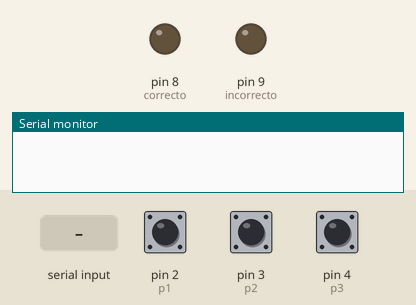
Recording of a sketch running on a simulated Arduino Uno, built with avr-gcc and run on an emulated ATmega328P. Shown: output pins drawn as LEDs (lit = HIGH), the last lines printed to the serial monitor. The inputs (shaded band) are chosen by the test bench; at power-on: pin 2 (p1) HIGH, pin 3 (p2) HIGH, pin 4 (p3) HIGH.

Above: at 1.2 s.
1.3 s: "0\n" received over Serial
At 3.5 s:
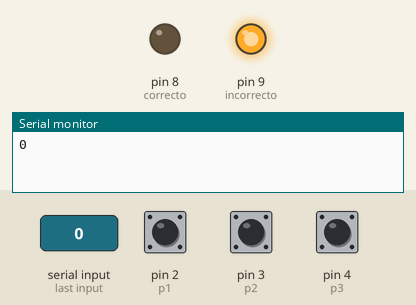
3.8 s: "1\n" received over Serial
At 5.6 s:
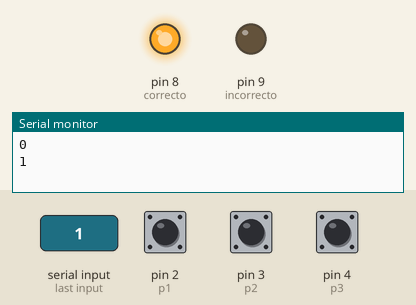
Timing chart, 0 to 7.1 s (numbered marks = the images above; inputs shaded):
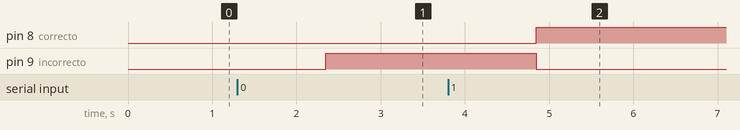

Measured:
- after the input at 1.3 s, pin 9 (incorrecto): LOW → HIGH after 1.0 s
- after the input at 3.8 s, pin 8 (correcto): LOW → HIGH after 1.0 s; pin 9 (incorrecto): HIGH → LOW after 1.0 s

The sketch:

Practica_3_Ahorcado.ino
```cpp
int p1 = 2, p2 = 3, p3 = 4;
int correcto = 8, incorrecto = 9;
void setup() {
  // put your setup code here, to run once:
  pinMode(correcto, OUTPUT);
  pinMode(incorrecto, OUTPUT);

  pinMode(p1, INPUT_PULLUP);
  pinMode(p2, INPUT_PULLUP);
  pinMode(p3, INPUT_PULLUP);
  Serial.begin(9600);
}
int estado;
void loop() {
  // put your main code here, to run repeatedly:
  if(Serial.available() > 0){
    estado = Serial.readString().toInt();
    Serial.println(estado);

    if(estado == 0){
      digitalWrite(correcto, 0);
      digitalWrite(incorrecto, 1);
    }
    if(estado == 1){
      digitalWrite(correcto, 1);
      digitalWrite(incorrecto, 0);
    }
  }

  if (digitalRead(p1) == 0){
    Serial.println("Anterior");
  }
  else if (digitalRead(p2) == 0){
    Serial.println("Siguiente");
  }
  else if (digitalRead(p3) == 0){
    Serial.println("Seleccionar");
  }
  delay(150);
}
```
